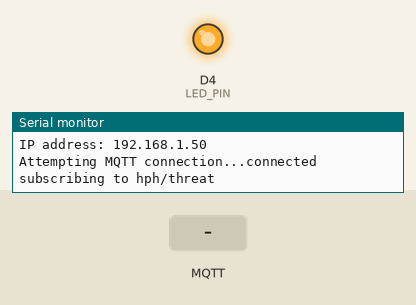
Bench run of a sketch on a simulated ESP8266 (NodeMCU). Parts: output pins drawn as LEDs (lit = HIGH), the last lines printed to the serial monitor. The test bench sets the inputs (shaded band). WiFi joins after 1.5 s; servers stay silent unless stated; random numbers use the default seed unless the sketch sets one; no MQTT or app messages arrive unless stated.

Above: at 2.7 s.
2.8 s: MQTT message "1" arrives on the first subscribed topic
At 3.2 s:
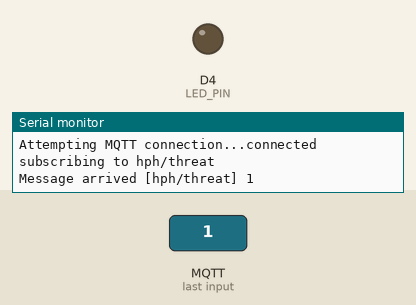
4.8 s: MQTT message "on" arrives on the first subscribed topic
At 5.6 s:
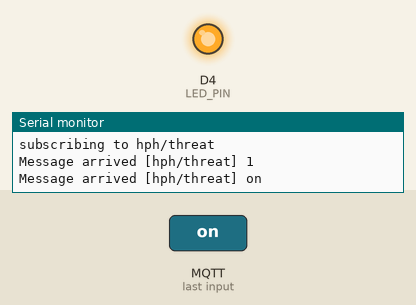
6.3 s: MQTT message "off" arrives on the first subscribed topic
At 6.7 s:
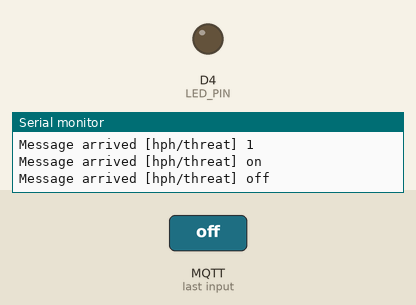
Timing chart, 0 to 9.3 s (numbered marks = the images above; inputs shaded):
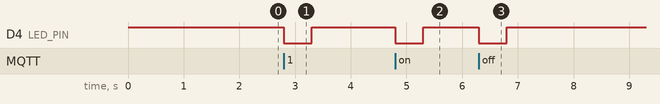

The sketch:

firmware.ino
```cpp
#include <ESP8266WiFi.h>
#include <ESP8266mDNS.h>
#include <WiFiUdp.h>
#include <ArduinoOTA.h>
#include <PubSubClient.h>

// settings
// WiFi # CHANGE ME
const char* ssid = "SSID";
const char* password = "PASS";

// OTA updates
const char* nodeName = "alert";
const char* otaPassword = "otahph";

// pubsub
const char* mqttServer = "broker.hivemq.com";
const char* alertTopic = "hph/threat";

// led settings
const auto LED_PIN = D4;


// pubsub globals
WiFiClient espClient;
PubSubClient client(espClient);


void ledOff() {
  digitalWrite(LED_PIN, HIGH); // active low on esp
}

void ledOn() {
  digitalWrite(LED_PIN, LOW); // turn the LED_PIN on.
}

// called to response to a threat
void alert() {
  ledOn();
  delay(500);
  ledOff();
}

void mqttOnMessage(char* topic, byte* payload, unsigned int length) {
  Serial.print("Message arrived [");
  Serial.print(topic);
  Serial.print("] ");
  for (int i = 0; i < length; i++) {
    Serial.print((char)payload[i]);
  }
  Serial.println();

  // TODO if topic and payload ..
  alert();

}

void mqttReconnect() {
  // Loop until we're reconnected
  while (!client.connected()) {
    Serial.print("Attempting MQTT connection...");
    // Create a random client ID
    String clientId = "ESP8266Client-";
    clientId += String(random(0xffff), HEX);
    // Attempt to connect
    if (client.connect(clientId.c_str())) {
      Serial.println("connected");
      // ... and resubscribe
      Serial.print("subscribing to ");
      Serial.print(alertTopic);
      Serial.println();
      // ... and resubscribe
      client.subscribe(alertTopic);
    } else {
      Serial.print("failed, rc=");
      Serial.print(client.state());
      Serial.println(" try again in 5 seconds");
      // Wait 5 seconds before retrying
      delay(5000);
    }
  }
}

void setupWifi() {

  delay(10);
  // We start by connecting to a WiFi network
  Serial.println();
  Serial.print("Connecting to ");
  Serial.println(ssid);

  WiFi.begin(ssid, password);

  while (WiFi.status() != WL_CONNECTED) {
    delay(500);
    Serial.print(".");
  }

  randomSeed(micros());

  Serial.println("");
  Serial.println("WiFi connected");
  Serial.println("IP address: ");
  Serial.println(WiFi.localIP());

  // alternative connection
  /* Serial.begin(115200); */
  /* Serial.println("Booting"); */
  /* WiFi.mode(WIFI_STA); */
  /* WiFi.begin(ssid, password); */
  /* while (WiFi.waitForConnectResult() != WL_CONNECTED) { */
  /*   Serial.println("Connection Failed! Rebooting..."); */
  /*   delay(5000); */
  /*   ESP.restart(); */
  /* } */

}

void setupOTA() {
  // Port defaults to 8266
  // ArduinoOTA.setPort(8266);

  ArduinoOTA.setHostname(nodeName);

  ArduinoOTA.setPassword(otaPassword);

  ArduinoOTA.onStart([]() {
    String type;
    if (ArduinoOTA.getCommand() == U_FLASH) {
      type = "sketch";
    } else { // U_SPIFFS
      type = "filesystem";
    }

    // NOTE: if updating SPIFFS this would be the place to unmount SPIFFS using SPIFFS.end()
    Serial.println("Start updating " + type);
  });
  ArduinoOTA.onEnd([]() {
    Serial.println("\nEnd");
  });
  ArduinoOTA.onProgress([](unsigned int progress, unsigned int total) {
    Serial.printf("Progress: %u%%\r", (progress / (total / 100)));
  });
  ArduinoOTA.onError([](ota_error_t error) {
    Serial.printf("Error[%u]: ", error);
    if (error == OTA_AUTH_ERROR) {
      Serial.println("Auth Failed");
    } else if (error == OTA_BEGIN_ERROR) {
      Serial.println("Begin Failed");
    } else if (error == OTA_CONNECT_ERROR) {
      Serial.println("Connect Failed");
    } else if (error == OTA_RECEIVE_ERROR) {
      Serial.println("Receive Failed");
    } else if (error == OTA_END_ERROR) {
      Serial.println("End Failed");
    }
  });
  ArduinoOTA.begin();
  Serial.println("Ready");
  Serial.print("IP address: ");
  Serial.println(WiFi.localIP());
}

void setup() {
  pinMode(LED_PIN, OUTPUT); // set the led pin as output
  ledOff();
  Serial.begin(115200);
  setupWifi();
  setupOTA();
  client.setServer(mqttServer, 1883);
  client.setCallback(mqttOnMessage);
}

void loop() {
  ArduinoOTA.handle();
  if (!client.connected()) {
    mqttReconnect();
  }
  client.loop();
}
```

Measured:
- after the input at 2.8 s, D4 (LED_PIN): HIGH → LOW at once, → HIGH 0.50 s later
- after the input at 4.8 s, D4 (LED_PIN): HIGH → LOW at once, → HIGH 0.50 s later
- after the input at 6.3 s, D4 (LED_PIN): HIGH → LOW at once, → HIGH 0.50 s later
